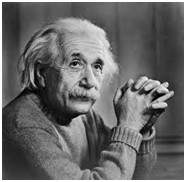
#> input picture ai25btech11005/SoftwareAssignment/figs/IMG-20251108-WA0012.jpg, 186 x 182 px
$ python main.py
#> lines starting #> are read from the running program, lines starting #| are printed output that depends on the picture
#> the answer given: ../figs/IMG-20251108-WA0012.jpg
#> the answer given: 3
#> in compress_image, img is the input picture: shape (182, 186, 3); min 0, max 255, mean 104.6
import numpy as np
import matplotlib.pyplot as plt

def normalize(v):
    n = np.sqrt(np.sum(v*v))
    return v/n if n!=0 else v

def gram_schmidt(V):
    Q=[]
    for v in V.T:
        for q in Q:
            v -= np.dot(q,v)*q
        v = normalize(v)
        Q.append(v)
    return np.array(Q).T

def power_iteration_sym(B, iters=2000, tol=1e-9):
    b = np.random.rand(B.shape[0])
    b = normalize(b)
    for _ in range(iters):
        b_next = B @ b
        b_next = normalize(b_next)
        if np.sqrt(np.sum((b_next-b)**2)) < tol:
            break
        b = b_next
    lam = np.dot(b, B @ b)
    return lam, b

def top_k_eigen(B, k):
    Bc = B.copy()
    vals, vecs = [], []
    for _ in range(k):
        lam, v = power_iteration_sym(Bc)
        vals.append(lam)
        vecs.append(v)
        Bc -= lam * np.outer(v, v)
        Vtemp = gram_schmidt(np.array(vecs).T)
        vecs = [Vtemp[:,i] for i in range(Vtemp.shape[1])]
    return np.array(vals), np.array(vecs).T

def truncated_svd(A, k):
#> called with k = 3
    B = A.T @ A
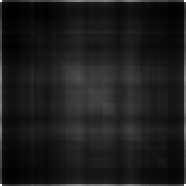
#> B: shape (186, 186) float64; min 850812, max 11834550, mean 2097543.1; drawn with min black and max white
    vals, V = top_k_eigen(B, k)
#> the loop in top_k_eigen, `for _ in range(k):` made 3 passes
#> lam on passes 1 to 3: 422863372.1, 12222342.4, 8592491.4
#> pass 1, in top_k_eigen, `Bc -= lam * np.outer(v, v)`:
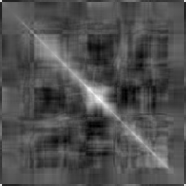
#> Bc: shape (186, 186) float64; min -268991.9, max 602629.9, mean 2117; drawn with min black and max white
#> pass 2, in top_k_eigen, `Bc -= lam * np.outer(v, v)`:
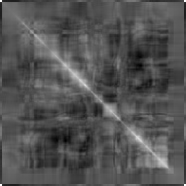
#> Bc: shape (186, 186) float64; min -229769.8, max 476447.3, mean 1853.5; drawn with min black and max white
#> pass 3, in top_k_eigen, `Bc -= lam * np.outer(v, v)`:
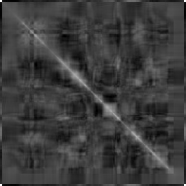
#> Bc: shape (186, 186) float64; min -145909.6, max 472289.9, mean 1591.2; drawn with min black and max white
#> after the loop in top_k_eigen, `for _ in range(k):`: vals = [422863372.1, 12222342.4, 8592491.4]
#> vals = [422863372.1, 12222342.4, 8592491.4]; V = 186 rows, first 8: [0.163, -0.0353, -0.022], [0.163, -0.0315, -0.0243], [0.0582, 0.0603, 0.0431], [0.0545, 0.0578, 0.0463], [0.0508, 0.0533, 0.0472], [0.0495, 0.0454, 0.0398], [0.0473, 0.0421, 0.0393], [0.046, 0.031, 0.04]
    sigmas = np.sqrt(np.clip(vals,0,None))
#> sigmas = [20563.6, 3496, 2931.3]
    U = np.zeros((A.shape[0],k))
    for i in range(k):
        if sigmas[i]>1e-8:
            U[:,i] = (A @ V[:,i]) / sigmas[i]
#> after the loop, U = 182 rows, first 8: [0.161, -0.0626, 0.0889], [0.161, -0.0631, 0.0871], [0.0649, -0.0332, 0.0277], [0.0664, -0.033, 0.0229], [0.0635, -0.0304, 0.023], [0.064, -0.0273, 0.0215], [0.0622, -0.0246, 0.0247], [0.0621, -0.0238, 0.0226]
    return U, sigmas, V

def compress_image(path, k):
    img = plt.imread(path)
    if img.ndim==3:
        img = 0.299*img[:,:,0] + 0.587*img[:,:,1] + 0.114*img[:,:,2]
    if img.max()<=1: img*=255
    A = img.astype(float)

    U,S,V = truncated_svd(A,k)
#> S = [20563.6, 3496, 2931.3]
    Ak = (U*S)@V.T
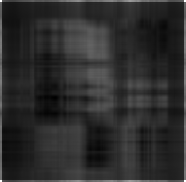
#> Ak: shape (182, 186) float64; min 10.97, max 546, mean 105.1; drawn with min black and max white
    Ak = np.clip(Ak,0,255)
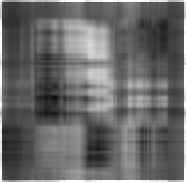
#> Ak: shape (182, 186) float64; min 10.97, max 255, mean 104.8
    err = np.sqrt(np.sum((A-Ak)**2))
#> err = 5502.8


    print(f"Reconstruction Error : {err:.2f}\n")
#| Reconstruction Error : 5502.78


    plt.imshow(Ak.astype(np.uint8), cmap='gray', vmin=0, vmax=255)
    plt.title(f"Reconstructed Image (k={k})")
    plt.axis('off')
    plt.show()
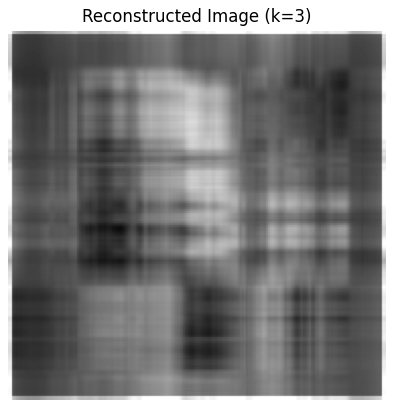
#> figure drawn by matplotlib, 1 panel

if __name__=="__main__":
    fname = input("Enter image file name: ").strip()
    k = int(input("Enter k: "))
    compress_image(fname,k)

$ run again, on ai25btech11005/SoftwareAssignment/figs/IMG-20251108-WA0014.jpg
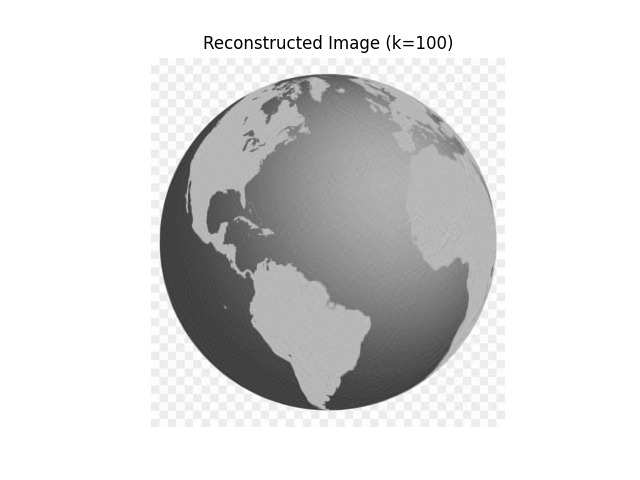
#> input picture ai25btech11005/SoftwareAssignment/figs/IMG-20251108-WA0014.jpg, 640 x 480 px
#> in compress_image, img is the input picture: shape (480, 640, 3); min 0, max 255, mean 219.2
#> img: shape (480, 640) float64
#> the loop in top_k_eigen, `for _ in range(k):` made 3 passes
#> lam on passes 1 to 3: 1.53e+10, 232783662.4, 88759372.8
#> pass 1, in top_k_eigen, `Bc -= lam * np.outer(v, v)`:
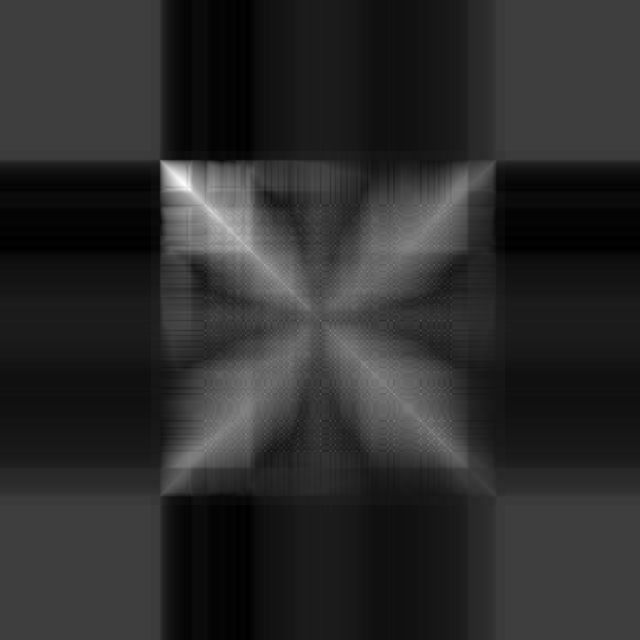
#> Bc: shape (640, 640) float64; min -574940.1, max 2797251.7, mean 7802.3; drawn with min black and max white
#> after the loop in top_k_eigen, `for _ in range(k):`: vals = [1.53e+10, 232783662.4, 88759372.8]
#> in truncated_svd, `vals, V = top_k_eigen(B, k)`: V = 640 rows, first 8: [0.045, -0.0325, -0.00157], [0.045, -0.0325, -0.00157], [0.045, -0.0325, -0.00157], [0.045, -0.0325, -0.00157], [0.045, -0.0325, -0.00157], [0.045, -0.0325, -0.00157], [0.045, -0.0325, -0.00157], [0.045, -0.0325, -0.00157]
#> sigmas = [123575.7, 15257.2, 9421.2]
#> after the loop in truncated_svd, `for i in range(k):`: U = 480 rows, first 8: [0.0516, 0.061, 0.0248], [0.0516, 0.061, 0.0248], [0.0516, 0.061, 0.0248], [0.0516, 0.061, 0.0248], [0.0516, 0.061, 0.0248], [0.0516, 0.061, 0.0248], [0.0516, 0.061, 0.0248], [0.0516, 0.061, 0.0248]
#> in compress_image, `U,S,V = truncated_svd(A,k)`: S = [123575.7, 15257.2, 9421.2]
#> err = 13395.4
#| Reconstruction Error : 13395.39
#> in compress_image, `plt.show()`:
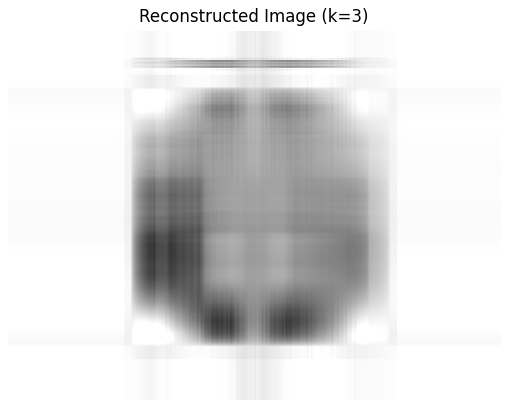
#> figure drawn by matplotlib, 1 panel

$ run again, on ai25btech11005/SoftwareAssignment/figs/IMG-20251108-WA0015.jpg
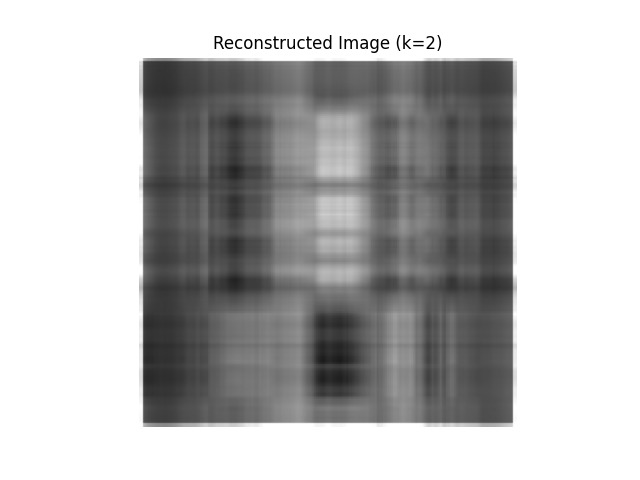
#> input picture ai25btech11005/SoftwareAssignment/figs/IMG-20251108-WA0015.jpg, 640 x 480 px
#> in compress_image, img is the input picture: shape (480, 640, 3); min 0, max 255, mean 185.5
#> img: shape (480, 640) float64
#> the loop in top_k_eigen, `for _ in range(k):` made 3 passes
#> lam on passes 1 to 3: 1.19e+10, 555644513.3, 53248201.9
#> pass 1, in top_k_eigen, `Bc -= lam * np.outer(v, v)`:
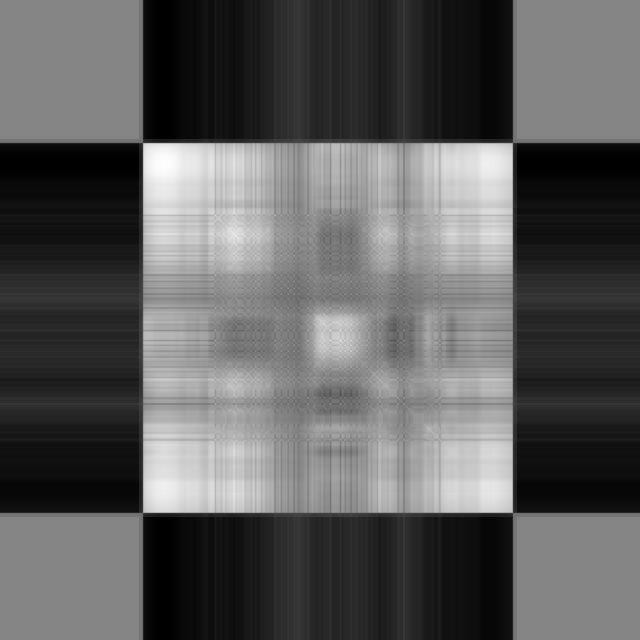
#> Bc: shape (640, 640) float64; min -1104789.9, max 2151928.4, mean 68039.8; drawn with min black and max white
#> after the loop in top_k_eigen, `for _ in range(k):`: vals = [1.19e+10, 555644513.3, 53248201.9]
#> in truncated_svd, `vals, V = top_k_eigen(B, k)`: V = 640 rows, first 8: [0.0507, -0.0326, -0.00456], [0.0507, -0.0326, -0.00456], [0.0507, -0.0326, -0.00456], [0.0507, -0.0326, -0.00456], [0.0507, -0.0326, -0.00456], [0.0507, -0.0326, -0.00456], [0.0507, -0.0326, -0.00456], [0.0507, -0.0326, -0.00456]
#> sigmas = [109106.6, 23572.1, 7297.1]
#> after the loop in truncated_svd, `for i in range(k):`: U = 480 rows, first 8: [0.0568, 0.0766, -0.00209], [0.0568, 0.0766, -0.00209], [0.0568, 0.0766, -0.00209], [0.0568, 0.0766, -0.00209], [0.0568, 0.0766, -0.00209], [0.0568, 0.0766, -0.00209], [0.0568, 0.0766, -0.00209], [0.0568, 0.0766, -0.00209]
#> in compress_image, `U,S,V = truncated_svd(A,k)`: S = [109106.6, 23572.1, 7297.1]
#> err = 5924
#| Reconstruction Error : 5924.01
#> in compress_image, `plt.show()`:
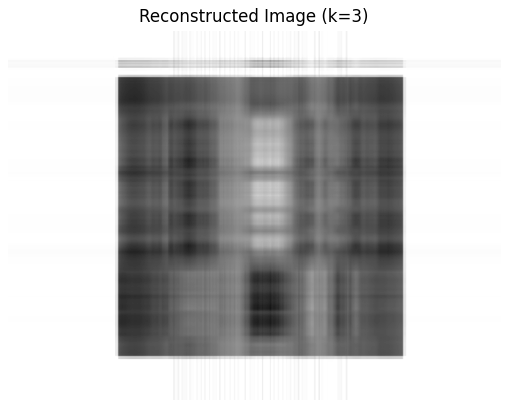
#> figure drawn by matplotlib, 1 panel
